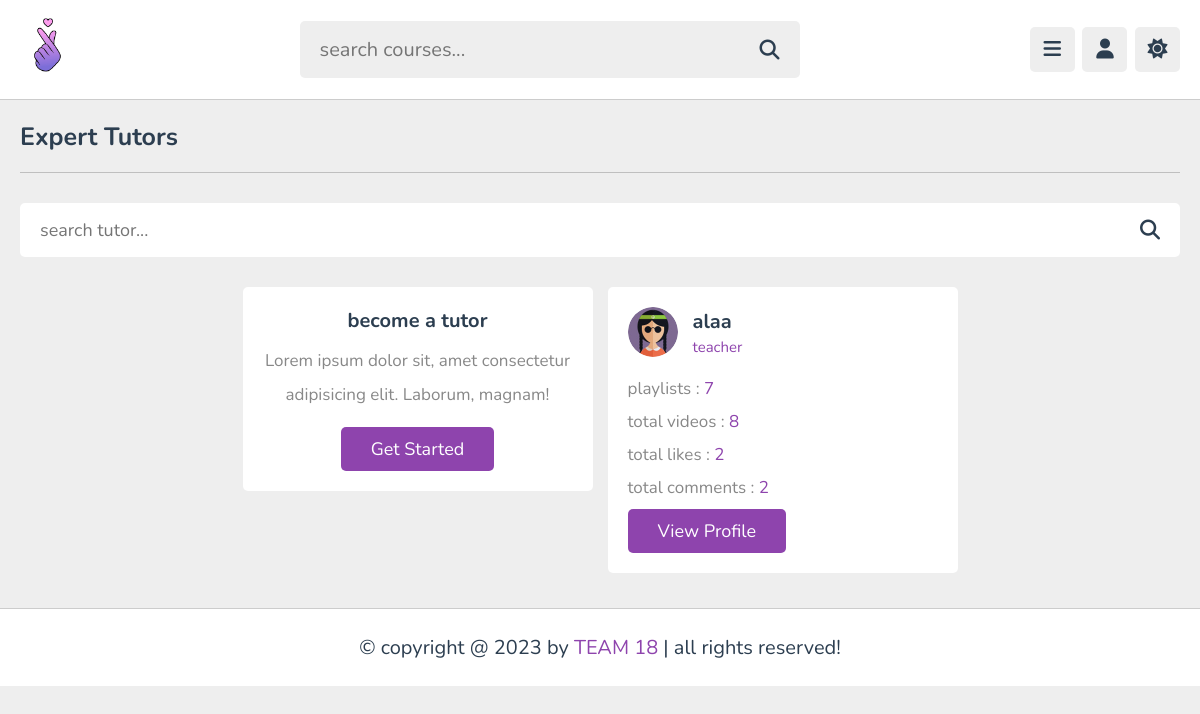
The page /teachers.php (signed in) on the database its author committed.
### tables this page shows
CREATE TABLE `tutors` (
  `id` varchar(20) NOT NULL,
  `name` varchar(50) NOT NULL,
  `profession` varchar(50) NOT NULL,
  `email` varchar(50) NOT NULL,
  `password` varchar(50) NOT NULL,
  `image` varchar(100) NOT NULL
);

### teachers.php (the view, shortened to what this page needs)
<?php
include 'components/connect.php';
?>
<!DOCTYPE html>
<html lang="en">
<head>
   <link rel="stylesheet" href="https://cdnjs.cloudflare.com/ajax/libs/font-awesome/6.2.0/css/all.min.css">
   <link rel="stylesheet" href="css/style.css">
</head>
<body>
<?php include 'components/user_header.php'; ?>
<section class="teachers">
   <h1 class="heading">expert tutors</h1>
   <form action="search_tutor.php" method="post" class="search-tutor">
      <input type="text" name="search_tutor" maxlength="100" placeholder="search tutor..." required>
      <button type="submit" name="search_tutor_btn" class="fas fa-search"></button>
   </form>
   <div class="box-container">
      <div class="box offer">
         <h3>become a tutor</h3>
         <p>Lorem ipsum dolor sit, amet consectetur adipisicing elit. Laborum, magnam!</p>
         <a href="admin/register.php" class="inline-btn">get started</a>
      </div>
      <?php
         $select_tutors = $conn->prepare("SELECT * FROM `tutors`");
         $select_tutors->execute();
         if($select_tutors->rowCount() > 0){
            while($fetch_tutor = $select_tutors->fetch(PDO::FETCH_ASSOC)){
               $tutor_id = $fetch_tutor['id'];
               $count_playlists = $conn->prepare("SELECT * FROM `playlist` WHERE tutor_id = ?");
               $count_playlists->execute([$tutor_id]);
               $total_playlists = $count_playlists->rowCount();
               $count_contents = $conn->prepare("SELECT * FROM `content` WHERE tutor_id = ?");
               $count_contents->execute([$tutor_id]);
               $total_contents = $count_contents->rowCount();
               $count_likes = $conn->prepare("SELECT * FROM `likes` WHERE tutor_id = ?");
               $count_likes->execute([$tutor_id]);
               $total_likes = $count_likes->rowCount();
               $count_comments = $conn->prepare("SELECT * FROM `comments` WHERE tutor_id = ?");
               $count_comments->execute([$tutor_id]);
               $total_comments = $count_comments->rowCount();
      ?>
      <div class="box">
         <div class="tutor">
            <img src="uploaded_files/<?= $fetch_tutor['image']; ?>" alt="">
            <div>
               <h3><?= $fetch_tutor['name']; ?></h3>
               <span><?= $fetch_tutor['profession']; ?></span>
            </div>
         </div>
         <p>playlists : <span><?= $total_playlists; ?></span></p>
         <p>total videos : <span><?= $total_contents ?></span></p>
         <p>total likes : <span><?= $total_likes ?></span></p>
         <p>total comments : <span><?= $total_comments ?></span></p>
         <form action="tutor_profile.php" method="post">
            <input type="submit" value="view profile" name="tutor_fetch" class="inline-btn">
         </form>
      </div>
      <?php
            }
         }else{
            echo '<p class="empty">no tutors found!</p>';
         }
      ?>
   </div>
</section>
<?php include 'components/footer.php'; ?>
</body>
</html>

### css/style.css (style rules this page uses)
:root { --main-color:#8e44ad; --red:#e74c3c; --oragen:#f39c12; --white:#fff; --black:#2c3e50; --light-color:#888; --light-bg:#eee; --border:.1rem solid rgba(0,0,0,.2); }
* { font-family: 'Nunito', sans-serif; margin: 0; padding: 0; box-sizing: border-box; outline: none; border: none; text-decoration: none; }
html { font-size: 62.5%; overflow-x: hidden; }
body { background-color: var(--light-bg); padding-left: 30rem; }
section { padding:2rem; max-width: 1200px; margin: 0 auto; }
.btn, .option-btn, .delete-btn, .inline-btn, .inline-option-btn, .inline-delete-btn { border-radius: .5rem; padding: 1rem 3rem; font-size: 1.8rem; color: #fff; margin-top: 1rem; text-transform: capitalize; cursor: pointer; text-align: center; }
.inline-btn, .inline-option-btn, .inline-delete-btn { display: inline-block; }
.btn, .inline-btn { background-color: var(--main-color); }
.heading { padding-bottom: 1.8rem; border-bottom: var(--border); font-size: 2.5rem; color: var(--black); text-transform: capitalize; margin-bottom: 3rem; }
.teachers .search-tutor { margin-bottom: 3rem; display: flex; align-items: center; gap: 1.5rem; padding: 1.5rem 2rem; background-color: var(--white); border-radius: .5rem; }
.teachers .search-tutor input { width: 100%; font-size: 1.8rem; color: var(--black); background: none; }
.teachers .search-tutor button { font-size: 2rem; cursor: pointer; color: var(--black); background: none; }
.teachers .box-container { display: grid; grid-template-columns: repeat(auto-fit, 35rem); gap: 1.5rem; align-items: flex-start; justify-content: center; }
.teachers .box-container .box { border-radius: .5rem; padding: 2rem; background-color: var(--white); }
.teachers .box-container .box .tutor { margin-bottom: 1rem; display: flex; align-items: center; gap: 1.5rem; }
.teachers .box-container .box .tutor img { height: 5rem; width: 5rem; object-fit: cover; border-radius: 50%; }
.teachers .box-container .box .tutor h3 { color: var(--black); font-size: 2rem; margin-bottom: .2rem; }
.teachers .box-container .box .tutor span { color: var(--main-color); font-size: 1.5rem; }
.teachers .box-container .box p { padding-top: 1rem; font-size: 1.7rem; color: var(--light-color); }
.teachers .box-container .box p span { color: var(--main-color); }
.teachers .box-container .offer { text-align: center; }
.teachers .box-container .offer h3 { font-size: 2rem; color: var(--black); }
.teachers .box-container .offer p { line-height: 2; padding-bottom: .5rem; }
@media (max-width:1200px) { body { padding-left: 0; } }

### rows shown on the page
tutors: image (picture), name "alaa", profession "teacher", total_playlists "7", total_contents "8", total_likes "2", total_comments "2"
